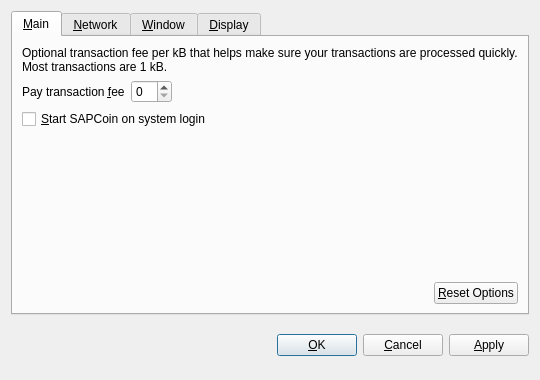
<?xml version="1.0" encoding="UTF-8"?>
<ui version="4.0">
 <class>OptionsDialog</class>
 <widget class="QDialog" name="OptionsDialog">
  <property name="geometry">
   <rect>
    <x>0</x>
    <y>0</y>
    <width>540</width>
    <height>380</height>
   </rect>
  </property>
  <property name="windowTitle">
   <string>Options</string>
  </property>
  <property name="modal">
   <bool>true</bool>
  </property>
  <layout class="QVBoxLayout" name="verticalLayout">
   <item>
    <widget class="QTabWidget" name="tabWidget">
     <property name="tabPosition">
      <enum>QTabWidget::North</enum>
     </property>
     <property name="currentIndex">
      <number>0</number>
     </property>
     <widget class="QWidget" name="tabMain">
      <attribute name="title">
       <string>&amp;Main</string>
      </attribute>
      <layout class="QVBoxLayout" name="verticalLayout_Main">
       <item>
        <widget class="QLabel" name="transactionFeeInfoLabel">
         <property name="text">
          <string>Optional transaction fee per kB that helps make sure your transactions are processed quickly. Most transactions are 1 kB.</string>
         </property>
         <property name="textFormat">
          <enum>Qt::PlainText</enum>
         </property>
         <property name="wordWrap">
          <bool>true</bool>
         </property>
        </widget>
       </item>
       <item>
        <layout class="QHBoxLayout" name="horizontalLayout_1_Main">
         <item>
          <widget class="QLabel" name="transactionFeeLabel">
           <property name="text">
            <string>Pay transaction &amp;fee</string>
           </property>
           <property name="textFormat">
            <enum>Qt::PlainText</enum>
           </property>
           <property name="buddy">
            <cstring>transactionFee</cstring>
           </property>
          </widget>
         </item>
         <item>
          <widget class="BitcoinAmountField" name="transactionFee"/>
         </item>
         <item>
          <spacer name="horizontalSpacer_1_Main">
           <property name="orientation">
            <enum>Qt::Horizontal</enum>
           </property>
           <property name="sizeHint" stdset="0">
            <size>
             <width>40</width>
             <height>20</height>
            </size>
           </property>
          </spacer>
         </item>
        </layout>
       </item>
       <item>
        <widget class="QCheckBox" name="bitcoinAtStartup">
         <property name="toolTip">
          <string>Automatically start SAPCoin after logging in to the system.</string>
         </property>
         <property name="text">
          <string>&amp;Start SAPCoin on system login</string>
         </property>
        </widget>
       </item>
       <item>
        <spacer name="verticalSpacer_Main">
         <property name="orientation">
          <enum>Qt::Vertical</enum>
         </property>
         <property name="sizeHint" stdset="0">
          <size>
           <width>20</width>
           <height>40</height>
          </size>
         </property>
        </spacer>
       </item>
       <item>
        <layout class="QHBoxLayout" name="horizontalLayout_2_Main">
         <item>
          <spacer name="horizontalSpacer_2_Main">
           <property name="orientation">
            <enum>Qt::Horizontal</enum>
           </property>
           <property name="sizeHint" stdset="0">
            <size>
             <width>40</width>
             <height>20</height>
            </size>
           </property>
          </spacer>
         </item>
         <item>
          <widget class="QPushButton" name="resetButton">
           <property name="toolTip">
            <string>Reset all client options to default.</string>
           </property>
           <property name="text">
            <string>&amp;Reset Options</string>
           </property>
           <property name="autoDefault">
            <bool>false</bool>
           </property>
          </widget>
         </item>
        </layout>
       </item>
      </layout>
     </widget>
     <widget class="QWidget" name="tabNetwork">
      <attribute name="title">
       <string>&amp;Network</string>
      </attribute>
      <layout class="QVBoxLayout" name="verticalLayout_Network">
       <item>
        <widget class="QCheckBox" name="mapPortUpnp">
         <property name="toolTip">
          <string>Automatically open the SAPCoin client port on the router. This only works when your router supports UPnP and it is enabled.</string>
         </property>
         <property name="text">
          <string>Map port using &amp;UPnP</string>
         </property>
        </widget>
       </item>
       <item>
        <widget class="QCheckBox" name="connectSocks">
         <property name="toolTip">
          <string>Connect to the SAPCoin network through a SOCKS proxy (e.g. when connecting through Tor).</string>
         </property>
         <property name="text">
          <string>&amp;Connect through SOCKS proxy:</string>
         </property>
        </widget>
       </item>
       <item>
        <layout class="QHBoxLayout" name="horizontalLayout_Network">
         <item>
          <widget class="QLabel" name="proxyIpLabel">
           <property name="text">
            <string>Proxy &amp;IP:</string>
           </property>
           <property name="textFormat">
            <enum>Qt::PlainText</enum>
           </property>
           <property name="buddy">
            <cstring>proxyIp</cstring>
           </property>
          </widget>
         </item>
         <item>
          <widget class="QValidatedLineEdit" name="proxyIp">
           <property name="maximumSize">
            <size>
             <width>140</width>
             <height>16777215</height>
            </size>
           </property>
           <property name="toolTip">
            <string>IP address of the proxy (e.g. 127.0.0.1)</string>
           </property>
          </widget>
         </item>
         <item>
          <widget class="QLabel" name="proxyPortLabel">
           <property name="text">
            <string>&amp;Port:</string>
           </property>
           <property name="textFormat">
            <enum>Qt::PlainText</enum>
           </property>
           <property name="buddy">
            <cstring>proxyPort</cstring>
           </property>
          </widget>
         </item>
         <item>
          <widget class="QLineEdit" name="proxyPort">
           <property name="maximumSize">
            <size>
             <width>55</width>
             <height>16777215</height>
            </size>
           </property>
           <property name="toolTip">
            <string>Port of the proxy (e.g. 9050)</string>
           </property>
          </widget>
         </item>
         <item>
          <widget class="QLabel" name="socksVersionLabel">
           <property name="text">
            <string>SOCKS &amp;Version:</string>
           </property>
           <property name="textFormat">
            <enum>Qt::PlainText</enum>
           </property>
           <property name="buddy">
            <cstring>socksVersion</cstring>
           </property>
          </widget>
         </item>
         <item>
          <widget class="QValueComboBox" name="socksVersion">
           <property name="toolTip">
            <string>SOCKS version of the proxy (e.g. 5)</string>
           </property>
          </widget>
         </item>
         <item>
          <spacer name="horizontalSpacer_Network">
           <property name="orientation">
            <enum>Qt::Horizontal</enum>
           </property>
           <property name="sizeHint" stdset="0">
            <size>
             <width>40</width>
             <height>20</height>
            </size>
           </property>
          </spacer>
         </item>
        </layout>
       </item>
       <item>
        <spacer name="verticalSpacer_Network">
         <property name="orientation">
          <enum>Qt::Vertical</enum>
         </property>
         <property name="sizeHint" stdset="0">
          <size>
           <width>20</width>
           <height>40</height>
          </size>
         </property>
        </spacer>
       </item>
      </layout>
     </widget>
     <widget class="QWidget" name="tabWindow">
      <attribute name="title">
       <string>&amp;Window</string>
      </attribute>
      <layout class="QVBoxLayout" name="verticalLayout_Window">
       <item>
        <widget class="QCheckBox" name="minimizeToTray">
         <property name="toolTip">
          <string>Show only a tray icon after minimizing the window.</string>
         </property>
         <property name="text">
          <string>&amp;Minimize to the tray instead of the taskbar</string>
         </property>
        </widget>
       </item>
       <item>
        <widget class="QCheckBox" name="minimizeOnClose">
         <property name="toolTip">
          <string>Minimize instead of exit the application when the window is closed. When this option is enabled, the application will be closed only after selecting Quit in the menu.</string>
         </property>
         <property name="text">
          <string>M&amp;inimize on close</string>
         </property>
        </widget>
       </item>
       <item>
        <spacer name="verticalSpacer_Window">
         <property name="orientation">
          <enum>Qt::Vertical</enum>
         </property>
         <property name="sizeHint" stdset="0">
          <size>
           <width>20</width>
           <height>40</height>
          </size>
         </property>
        </spacer>
       </item>
      </layout>
     </widget>
     <widget class="QWidget" name="tabDisplay">
      <attribute name="title">
       <string>&amp;Display</string>
      </attribute>
      <layout class="QVBoxLayout" name="verticalLayout_Display">
       <item>
        <layout class="QHBoxLayout" name="horizontalLayout_1_Display">
         <item>
          <widget class="QLabel" name="langLabel">
           <property name="text">
            <string>User Interface &amp;language:</string>
           </property>
           <property name="textFormat">
            <enum>Qt::PlainText</enum>
           </property>
           <property name="buddy">
            <cstring>lang</cstring>
           </property>
          </widget>
         </item>
         <item>
          <widget class="QValueComboBox" name="lang">
           <property name="toolTip">
            <string>The user interface language can be set here. This setting will take effect after restarting SAPCoin.</string>
           </property>
          </widget>
         </item>
        </layout>
       </item>
       <item>
        <layout class="QHBoxLayout" name="horizontalLayout_2_Display">
         <item>
          <widget class="QLabel" name="unitLabel">
           <property name="text">
            <string>&amp;Unit to show amounts in:</string>
           </property>
           <property name="textFormat">
            <enum>Qt::PlainText</enum>
           </property>
           <property name="buddy">
            <cstring>unit</cstring>
           </property>
          </widget>
         </item>
         <item>
          <widget class="QValueComboBox" name="unit">
           <property name="toolTip">
            <string>Choose the default subdivision unit to show in the interface and when sending coins.</string>
           </property>
          </widget>
         </item>
        </layout>
       </item>
       <item>
        <widget class="QCheckBox" name="displayAddresses">
         <property name="toolTip">
          <string>Whether to show SAPCoin addresses in the transaction list or not.</string>
         </property>
         <property name="text">
          <string>&amp;Display addresses in transaction list</string>
         </property>
        </widget>
       </item>
       <item>
        <spacer name="verticalSpacer_Display">
         <property name="orientation">
          <enum>Qt::Vertical</enum>
         </property>
         <property name="sizeHint" stdset="0">
          <size>
           <width>20</width>
           <height>40</height>
          </size>
         </property>
        </spacer>
       </item>
      </layout>
     </widget>
    </widget>
   </item>
   <item>
    <layout class="QHBoxLayout" name="horizontalLayout_Buttons">
     <item>
      <spacer name="horizontalSpacer_1">
       <property name="orientation">
        <enum>Qt::Horizontal</enum>
       </property>
       <property name="sizeHint" stdset="0">
        <size>
         <width>40</width>
         <height>48</height>
        </size>
       </property>
      </spacer>
     </item>
     <item>
      <widget class="QLabel" name="statusLabel">
       <property name="font">
        <font>
         <weight>75</weight>
         <bold>true</bold>
        </font>
       </property>
       <property name="text">
        <string/>
       </property>
       <property name="textFormat">
        <enum>Qt::PlainText</enum>
       </property>
       <property name="wordWrap">
        <bool>true</bool>
       </property>
      </widget>
     </item>
     <item>
      <spacer name="horizontalSpacer_2">
       <property name="orientation">
        <enum>Qt::Horizontal</enum>
       </property>
       <property name="sizeHint" stdset="0">
        <size>
         <width>40</width>
         <height>48</height>
        </size>
       </property>
      </spacer>
     </item>
     <item>
      <widget class="QPushButton" name="okButton">
       <property name="text">
        <string>&amp;OK</string>
       </property>
      </widget>
     </item>
     <item>
      <widget class="QPushButton" name="cancelButton">
       <property name="text">
        <string>&amp;Cancel</string>
       </property>
       <property name="autoDefault">
        <bool>false</bool>
       </property>
      </widget>
     </item>
     <item>
      <widget class="QPushButton" name="applyButton">
       <property name="text">
        <string>&amp;Apply</string>
       </property>
       <property name="autoDefault">
        <bool>false</bool>
       </property>
      </widget>
     </item>
    </layout>
   </item>
  </layout>
 </widget>
 <customwidgets>
  <customwidget>
   <class>BitcoinAmountField</class>
   <extends>QSpinBox</extends>
   <header>bitcoinamountfield.h</header>
  </customwidget>
  <customwidget>
   <class>QValueComboBox</class>
   <extends>QComboBox</extends>
   <header>qvaluecombobox.h</header>
  </customwidget>
  <customwidget>
   <class>QValidatedLineEdit</class>
   <extends>QLineEdit</extends>
   <header>qvalidatedlineedit.h</header>
  </customwidget>
 </customwidgets>
 <resources/>
 <connections/>
</ui>
